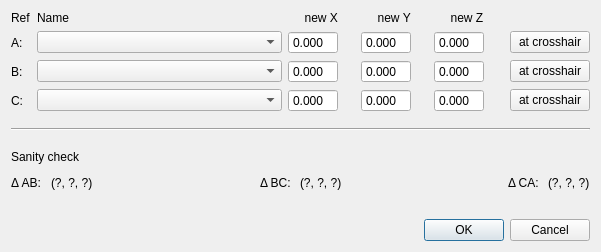
<?xml version="1.0" encoding="UTF-8"?>
<ui version="4.0">
 <class>reorient_roi_Dialog</class>
 <widget class="QDialog" name="reorient_roi_Dialog">
  <property name="geometry">
   <rect>
    <x>0</x>
    <y>0</y>
    <width>601</width>
    <height>252</height>
   </rect>
  </property>
  <property name="windowTitle">
   <string>Reorient ROI</string>
  </property>
  <property name="modal">
   <bool>false</bool>
  </property>
  <layout class="QVBoxLayout" name="verticalLayout">
   <item>
    <layout class="QGridLayout" name="gridLayout">
     <item row="0" column="0">
      <widget class="QLabel" name="label_2">
       <property name="text">
        <string>Ref</string>
       </property>
      </widget>
     </item>
     <item row="0" column="1">
      <widget class="QLabel" name="label">
       <property name="text">
        <string>Name</string>
       </property>
      </widget>
     </item>
     <item row="0" column="2">
      <widget class="QLabel" name="label_6">
       <property name="text">
        <string>     new X     </string>
       </property>
      </widget>
     </item>
     <item row="0" column="3">
      <widget class="QLabel" name="label_7">
       <property name="text">
        <string>     new Y     </string>
       </property>
      </widget>
     </item>
     <item row="0" column="4">
      <widget class="QLabel" name="label_8">
       <property name="text">
        <string>     new Z      </string>
       </property>
      </widget>
     </item>
     <item row="1" column="0">
      <widget class="QLabel" name="label_3">
       <property name="text">
        <string>A:</string>
       </property>
      </widget>
     </item>
     <item row="1" column="1">
      <widget class="QComboBox" name="ref_a_poi_ComboBox">
       <property name="sizePolicy">
        <sizepolicy hsizetype="Expanding" vsizetype="Fixed">
         <horstretch>0</horstretch>
         <verstretch>0</verstretch>
        </sizepolicy>
       </property>
       <property name="editable">
        <bool>false</bool>
       </property>
       <property name="insertPolicy">
        <enum>QComboBox::InsertAlphabetically</enum>
       </property>
      </widget>
     </item>
     <item row="1" column="2">
      <widget class="ScienDSpinBox" name="ref_a_x_pos_DoubleSpinBox">
       <property name="enabled">
        <bool>true</bool>
       </property>
       <property name="maximumSize">
        <size>
         <width>50</width>
         <height>16777215</height>
        </size>
       </property>
       <property name="readOnly">
        <bool>false</bool>
       </property>
       <property name="buttonSymbols">
        <enum>QAbstractSpinBox::NoButtons</enum>
       </property>
       <property name="decimals">
        <number>3</number>
       </property>
       <property name="maximum">
        <double>200.000000000000000</double>
       </property>
      </widget>
     </item>
     <item row="1" column="3">
      <widget class="ScienDSpinBox" name="ref_a_y_pos_DoubleSpinBox">
       <property name="enabled">
        <bool>true</bool>
       </property>
       <property name="maximumSize">
        <size>
         <width>50</width>
         <height>16777215</height>
        </size>
       </property>
       <property name="readOnly">
        <bool>false</bool>
       </property>
       <property name="buttonSymbols">
        <enum>QAbstractSpinBox::NoButtons</enum>
       </property>
       <property name="decimals">
        <number>3</number>
       </property>
       <property name="maximum">
        <double>200.000000000000000</double>
       </property>
      </widget>
     </item>
     <item row="1" column="4">
      <widget class="ScienDSpinBox" name="ref_a_z_pos_DoubleSpinBox">
       <property name="enabled">
        <bool>true</bool>
       </property>
       <property name="maximumSize">
        <size>
         <width>50</width>
         <height>16777215</height>
        </size>
       </property>
       <property name="readOnly">
        <bool>false</bool>
       </property>
       <property name="buttonSymbols">
        <enum>QAbstractSpinBox::NoButtons</enum>
       </property>
       <property name="decimals">
        <number>3</number>
       </property>
       <property name="minimum">
        <double>-200.000000000000000</double>
       </property>
       <property name="maximum">
        <double>200.000000000000000</double>
       </property>
      </widget>
     </item>
     <item row="1" column="5">
      <widget class="QPushButton" name="ref_a_at_crosshair_PushButton">
       <property name="text">
        <string>at crosshair</string>
       </property>
      </widget>
     </item>
     <item row="2" column="0">
      <widget class="QLabel" name="label_4">
       <property name="text">
        <string>B:</string>
       </property>
      </widget>
     </item>
     <item row="2" column="1">
      <widget class="QComboBox" name="ref_b_poi_ComboBox">
       <property name="sizePolicy">
        <sizepolicy hsizetype="Expanding" vsizetype="Fixed">
         <horstretch>0</horstretch>
         <verstretch>0</verstretch>
        </sizepolicy>
       </property>
       <property name="editable">
        <bool>false</bool>
       </property>
       <property name="insertPolicy">
        <enum>QComboBox::InsertAlphabetically</enum>
       </property>
      </widget>
     </item>
     <item row="2" column="2">
      <widget class="ScienDSpinBox" name="ref_b_x_pos_DoubleSpinBox">
       <property name="enabled">
        <bool>true</bool>
       </property>
       <property name="maximumSize">
        <size>
         <width>50</width>
         <height>16777215</height>
        </size>
       </property>
       <property name="readOnly">
        <bool>false</bool>
       </property>
       <property name="buttonSymbols">
        <enum>QAbstractSpinBox::NoButtons</enum>
       </property>
       <property name="decimals">
        <number>3</number>
       </property>
       <property name="maximum">
        <double>200.000000000000000</double>
       </property>
      </widget>
     </item>
     <item row="2" column="3">
      <widget class="ScienDSpinBox" name="ref_b_y_pos_DoubleSpinBox">
       <property name="enabled">
        <bool>true</bool>
       </property>
       <property name="maximumSize">
        <size>
         <width>50</width>
         <height>16777215</height>
        </size>
       </property>
       <property name="readOnly">
        <bool>false</bool>
       </property>
       <property name="buttonSymbols">
        <enum>QAbstractSpinBox::NoButtons</enum>
       </property>
       <property name="decimals">
        <number>3</number>
       </property>
       <property name="maximum">
        <double>200.000000000000000</double>
       </property>
      </widget>
     </item>
     <item row="2" column="4">
      <widget class="ScienDSpinBox" name="ref_b_z_pos_DoubleSpinBox">
       <property name="enabled">
        <bool>true</bool>
       </property>
       <property name="maximumSize">
        <size>
         <width>50</width>
         <height>16777215</height>
        </size>
       </property>
       <property name="readOnly">
        <bool>false</bool>
       </property>
       <property name="buttonSymbols">
        <enum>QAbstractSpinBox::NoButtons</enum>
       </property>
       <property name="decimals">
        <number>3</number>
       </property>
       <property name="minimum">
        <double>-200.000000000000000</double>
       </property>
       <property name="maximum">
        <double>200.000000000000000</double>
       </property>
      </widget>
     </item>
     <item row="2" column="5">
      <widget class="QPushButton" name="ref_b_at_crosshair_PushButton">
       <property name="text">
        <string>at crosshair</string>
       </property>
      </widget>
     </item>
     <item row="3" column="0">
      <widget class="QLabel" name="label_5">
       <property name="text">
        <string>C:</string>
       </property>
      </widget>
     </item>
     <item row="3" column="1">
      <widget class="QComboBox" name="ref_c_poi_ComboBox">
       <property name="sizePolicy">
        <sizepolicy hsizetype="Expanding" vsizetype="Fixed">
         <horstretch>0</horstretch>
         <verstretch>0</verstretch>
        </sizepolicy>
       </property>
       <property name="editable">
        <bool>false</bool>
       </property>
       <property name="insertPolicy">
        <enum>QComboBox::InsertAlphabetically</enum>
       </property>
      </widget>
     </item>
     <item row="3" column="2">
      <widget class="ScienDSpinBox" name="ref_c_x_pos_DoubleSpinBox">
       <property name="enabled">
        <bool>true</bool>
       </property>
       <property name="maximumSize">
        <size>
         <width>50</width>
         <height>16777215</height>
        </size>
       </property>
       <property name="readOnly">
        <bool>false</bool>
       </property>
       <property name="buttonSymbols">
        <enum>QAbstractSpinBox::NoButtons</enum>
       </property>
       <property name="decimals">
        <number>3</number>
       </property>
       <property name="maximum">
        <double>200.000000000000000</double>
       </property>
      </widget>
     </item>
     <item row="3" column="3">
      <widget class="ScienDSpinBox" name="ref_c_y_pos_DoubleSpinBox">
       <property name="enabled">
        <bool>true</bool>
       </property>
       <property name="maximumSize">
        <size>
         <width>50</width>
         <height>16777215</height>
        </size>
       </property>
       <property name="readOnly">
        <bool>false</bool>
       </property>
       <property name="buttonSymbols">
        <enum>QAbstractSpinBox::NoButtons</enum>
       </property>
       <property name="decimals">
        <number>3</number>
       </property>
       <property name="maximum">
        <double>200.000000000000000</double>
       </property>
      </widget>
     </item>
     <item row="3" column="4">
      <widget class="ScienDSpinBox" name="ref_c_z_pos_DoubleSpinBox">
       <property name="enabled">
        <bool>true</bool>
       </property>
       <property name="maximumSize">
        <size>
         <width>50</width>
         <height>16777215</height>
        </size>
       </property>
       <property name="readOnly">
        <bool>false</bool>
       </property>
       <property name="buttonSymbols">
        <enum>QAbstractSpinBox::NoButtons</enum>
       </property>
       <property name="decimals">
        <number>3</number>
       </property>
       <property name="minimum">
        <double>-200.000000000000000</double>
       </property>
       <property name="maximum">
        <double>200.000000000000000</double>
       </property>
      </widget>
     </item>
     <item row="3" column="5">
      <widget class="QPushButton" name="ref_c_at_crosshair_PushButton">
       <property name="text">
        <string>at crosshair</string>
       </property>
      </widget>
     </item>
    </layout>
   </item>
   <item>
    <spacer name="verticalSpacer_3">
     <property name="orientation">
      <enum>Qt::Vertical</enum>
     </property>
     <property name="sizeType">
      <enum>QSizePolicy::Fixed</enum>
     </property>
     <property name="sizeHint" stdset="0">
      <size>
       <width>20</width>
       <height>10</height>
      </size>
     </property>
    </spacer>
   </item>
   <item>
    <widget class="Line" name="line">
     <property name="orientation">
      <enum>Qt::Horizontal</enum>
     </property>
    </widget>
   </item>
   <item>
    <spacer name="verticalSpacer_2">
     <property name="orientation">
      <enum>Qt::Vertical</enum>
     </property>
     <property name="sizeType">
      <enum>QSizePolicy::Fixed</enum>
     </property>
     <property name="sizeHint" stdset="0">
      <size>
       <width>20</width>
       <height>10</height>
      </size>
     </property>
    </spacer>
   </item>
   <item>
    <layout class="QHBoxLayout" name="horizontalLayout_2">
     <item>
      <widget class="QLabel" name="label_9">
       <property name="text">
        <string>Sanity check</string>
       </property>
      </widget>
     </item>
     <item>
      <spacer name="horizontalSpacer_3">
       <property name="orientation">
        <enum>Qt::Horizontal</enum>
       </property>
       <property name="sizeHint" stdset="0">
        <size>
         <width>40</width>
         <height>20</height>
        </size>
       </property>
      </spacer>
     </item>
    </layout>
   </item>
   <item>
    <layout class="QHBoxLayout" name="horizontalLayout">
     <item>
      <widget class="QLabel" name="label_10">
       <property name="text">
        <string>Δ AB: </string>
       </property>
      </widget>
     </item>
     <item>
      <widget class="QLabel" name="length_difference_ab_Label">
       <property name="toolTip">
        <string>This text is selectable.  Copy and paste into labnotes.</string>
       </property>
       <property name="text">
        <string>(?, ?, ?)</string>
       </property>
       <property name="textInteractionFlags">
        <set>Qt::LinksAccessibleByMouse|Qt::TextSelectableByKeyboard|Qt::TextSelectableByMouse</set>
       </property>
      </widget>
     </item>
     <item>
      <spacer name="horizontalSpacer">
       <property name="orientation">
        <enum>Qt::Horizontal</enum>
       </property>
       <property name="sizeHint" stdset="0">
        <size>
         <width>40</width>
         <height>20</height>
        </size>
       </property>
      </spacer>
     </item>
     <item>
      <widget class="QLabel" name="label_11">
       <property name="text">
        <string>Δ BC: </string>
       </property>
      </widget>
     </item>
     <item>
      <widget class="QLabel" name="length_difference_bc_Label">
       <property name="toolTip">
        <string>This text is selectable.  Copy and paste into labnotes.</string>
       </property>
       <property name="text">
        <string>(?, ?, ?)</string>
       </property>
       <property name="textInteractionFlags">
        <set>Qt::LinksAccessibleByMouse|Qt::TextSelectableByKeyboard|Qt::TextSelectableByMouse</set>
       </property>
      </widget>
     </item>
     <item>
      <spacer name="horizontalSpacer_2">
       <property name="orientation">
        <enum>Qt::Horizontal</enum>
       </property>
       <property name="sizeHint" stdset="0">
        <size>
         <width>40</width>
         <height>20</height>
        </size>
       </property>
      </spacer>
     </item>
     <item>
      <widget class="QLabel" name="label_12">
       <property name="text">
        <string>Δ CA: </string>
       </property>
      </widget>
     </item>
     <item>
      <widget class="QLabel" name="length_difference_ca_Label">
       <property name="toolTip">
        <string>This text is selectable.  Copy and paste into labnotes.</string>
       </property>
       <property name="text">
        <string>(?, ?, ?)</string>
       </property>
       <property name="textInteractionFlags">
        <set>Qt::LinksAccessibleByMouse|Qt::TextSelectableByKeyboard|Qt::TextSelectableByMouse</set>
       </property>
      </widget>
     </item>
    </layout>
   </item>
   <item>
    <spacer name="verticalSpacer">
     <property name="orientation">
      <enum>Qt::Vertical</enum>
     </property>
     <property name="sizeHint" stdset="0">
      <size>
       <width>20</width>
       <height>10</height>
      </size>
     </property>
    </spacer>
   </item>
   <item>
    <widget class="QDialogButtonBox" name="buttonBox">
     <property name="orientation">
      <enum>Qt::Horizontal</enum>
     </property>
     <property name="standardButtons">
      <set>QDialogButtonBox::Cancel|QDialogButtonBox::Ok</set>
     </property>
    </widget>
   </item>
  </layout>
 </widget>
 <customwidgets>
  <customwidget>
   <class>ScienDSpinBox</class>
   <extends>QDoubleSpinBox</extends>
   <header>qudi.util.widgets.scientific_spinbox</header>
  </customwidget>
 </customwidgets>
 <resources/>
 <connections>
  <connection>
   <sender>buttonBox</sender>
   <signal>accepted()</signal>
   <receiver>reorient_roi_Dialog</receiver>
   <slot>accept()</slot>
   <hints>
    <hint type="sourcelabel">
     <x>248</x>
     <y>254</y>
    </hint>
    <hint type="destinationlabel">
     <x>157</x>
     <y>274</y>
    </hint>
   </hints>
  </connection>
  <connection>
   <sender>buttonBox</sender>
   <signal>rejected()</signal>
   <receiver>reorient_roi_Dialog</receiver>
   <slot>reject()</slot>
   <hints>
    <hint type="sourcelabel">
     <x>316</x>
     <y>260</y>
    </hint>
    <hint type="destinationlabel">
     <x>286</x>
     <y>274</y>
    </hint>
   </hints>
  </connection>
 </connections>
</ui>
